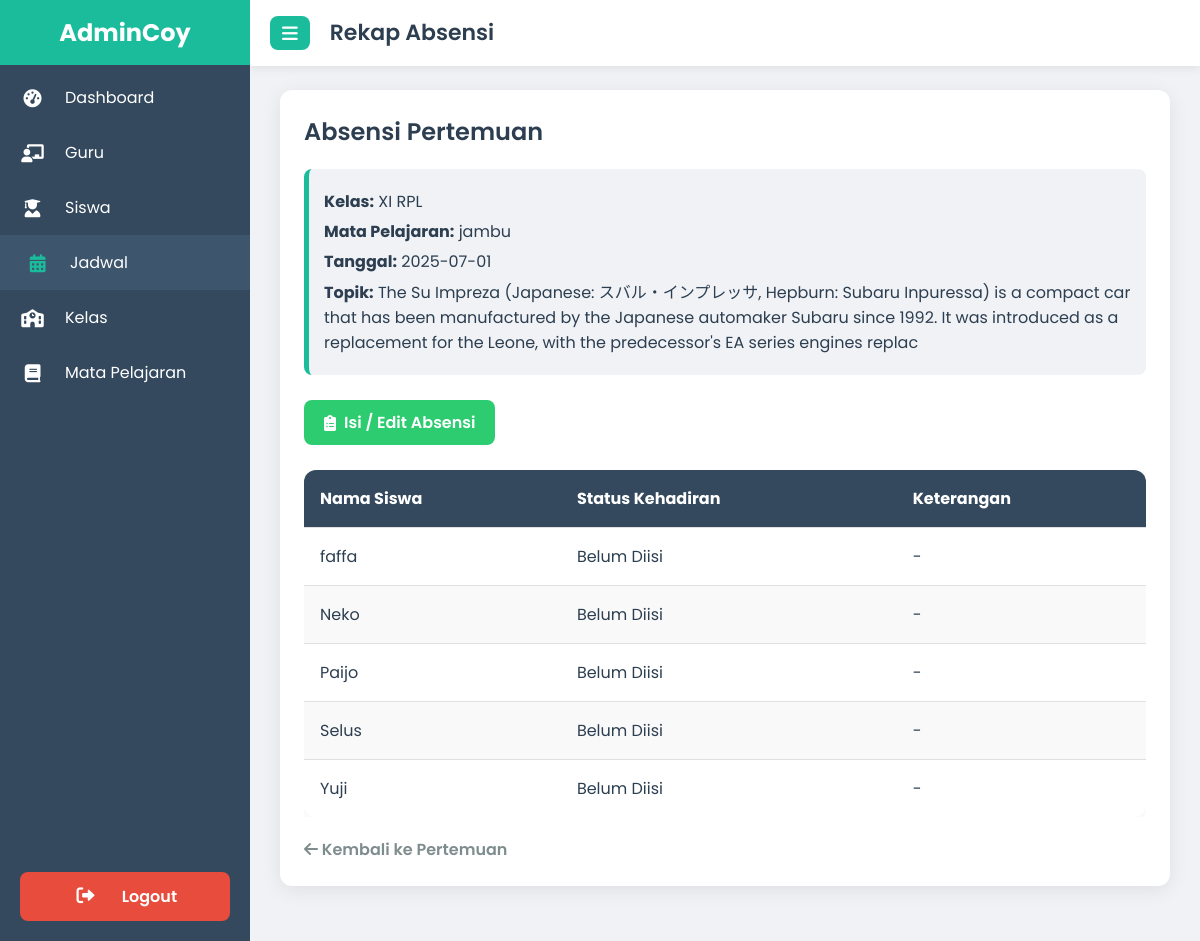
/admin/absensi/absensi.php?id_pertemuan=1 (signed in), run on the app's committed database.
### tables this page shows
CREATE TABLE `pertemuan` (
  `id` int(11) NOT NULL,
  `id_jadwal` int(11) DEFAULT NULL,
  `tanggal` date DEFAULT NULL,
  `topik` varchar(255) DEFAULT NULL
);

CREATE TABLE `class` (
  `id` int(11) NOT NULL,
  `nama_kelas` varchar(50) NOT NULL,
  `teacher_id` int(11) NOT NULL,
  `photo` varchar(255) NOT NULL,
  `tahun_ajaran` varchar(20) NOT NULL,
  `deskripsi` text NOT NULL,
  `id_tahun_akademik` int(11) DEFAULT NULL
);

CREATE TABLE `mapel` (
  `id` int(11) NOT NULL,
  `nama_mapel` varchar(100) NOT NULL,
  `photo` varchar(255) DEFAULT NULL,
  `kurikulum` varchar(50) NOT NULL
);

CREATE TABLE `siswa` (
  `id` int(11) NOT NULL,
  `NIS` int(11) NOT NULL,
  `name` varchar(50) NOT NULL,
  `gender` enum('laki-laki','perempuan') NOT NULL,
  `dob` date NOT NULL,
  `photo` varchar(40) DEFAULT NULL,
  `no_hp` int(10) UNSIGNED NOT NULL,
  `email` varchar(50) DEFAULT NULL,
  `pass` varchar(255) DEFAULT NULL,
  `alamat` varchar(50) DEFAULT NULL,
  `admission_date` datetime NOT NULL,
  `class_id` int(11) DEFAULT NULL
);

### admin/absensi/absensi.php (the view, shortened to what this page needs)
<?php
    require '../../koneksi.php';
    $id_pertemuan = $_GET['id_pertemuan'] ?? null;
    $stmt_pertemuan = $pdo->prepare("
        SELECT
            pertemuan.*,
            jadwal.class_id,
            jadwal.id_mapel,
            mapel.nama_mapel,
            class.nama_kelas
        FROM pertemuan
        JOIN jadwal ON pertemuan.id_jadwal = jadwal.id
        JOIN mapel ON jadwal.id_mapel = mapel.id
        JOIN class ON jadwal.class_id = class.id
        WHERE pertemuan.id = ?
    ");
    $stmt_pertemuan->execute([$id_pertemuan]);
    $pertemuan_info = $stmt_pertemuan->fetch(PDO::FETCH_ASSOC);
    $id_jadwal = $pertemuan_info['id_jadwal'];
    $class_id = $pertemuan_info['class_id'];
    $stmt_siswa = $pdo->prepare("SELECT id, name FROM siswa WHERE class_id = ? ORDER BY name ASC");
    $stmt_siswa->execute([$class_id]);
    $siswa_list = $stmt_siswa->fetchAll(PDO::FETCH_ASSOC);
    $stmt_absensi = $pdo->prepare("SELECT id_siswa, status, keterangan FROM absensi WHERE id_pertemuan = ?");
    $stmt_absensi->execute([$id_pertemuan]);
    $absensi_data = [];
    while ($row = $stmt_absensi->fetch(PDO::FETCH_ASSOC)) {
        $absensi_data[$row['id_siswa']] = ['status' => $row['status'], 'keterangan' => $row['keterangan']];
    }
?>
<!DOCTYPE html>
<html lang="id">
<head>
    <link href="https://cdnjs.cloudflare.com/ajax/libs/font-awesome/6.0.0-beta3/css/all.min.css" rel="stylesheet">
</head>
<body>
    <div class="sidebar" id="sidebar">
        <div class="logo"><span>AdminCoy</span></div>
        <nav>
            <a href="../dashboard_admin.php">
                <i class="fas fa-tachometer-alt"></i>
                <span>Dashboard</span>
            </a>
            <a href="../guru/index.php">
                <i class="fas fa-chalkboard-teacher"></i>
                <span>Guru</span>
            </a>
            <a href="../siswa/index.php">
                <i class="fas fa-user-graduate"></i>
                <span>Siswa</span>
            </a>
            <a href="../jadwal/index.php" class="active">
                <i class="fas fa-calendar-alt"></i>
                <span>Jadwal</span>
            </a>
            <a href="../kelas/index.php">
                <i class="fas fa-school"></i>
                <span>Kelas</span>
            </a>
            <a href="../mapel/index.php">
                <i class="fas fa-book"></i>
                <span>Mata Pelajaran</span>
            </a>
            <div class="logout-button-container">
                <a href="../logout.php">
                    <i class="fas fa-sign-out-alt"></i>
                    <span>Logout</span>
                </a>
            </div>
        </nav>
    </div>
    <div class="header" id="header">
        <button class="toggle-btn" onclick="toggleSidebar()">
            <i class="fas fa-bars"></i>
        </button>
        <h1>Rekap Absensi</h1>
    </div>
    <div class="content" id="mainContent">
        <div class="card">
            <h2>Absensi Pertemuan</h2>
            <?php if ($pertemuan_info): ?>
                <div class="info-header">
                    <p><strong>Kelas:</strong> <?= htmlspecialchars($pertemuan_info['nama_kelas']) ?></p>
                    <p><strong>Mata Pelajaran:</strong> <?= htmlspecialchars($pertemuan_info['nama_mapel']) ?></p>
                    <p><strong>Tanggal:</strong> <?= htmlspecialchars($pertemuan_info['tanggal']) ?></p>
                    <p><strong>Topik:</strong> <?= htmlspecialchars($pertemuan_info['topik']) ?></p>
                </div>
            <?php endif; ?>
            <a href="#" onclick="openModal()" class="add-link">
                <i class="fas fa-clipboard-list"></i> Isi / Edit Absensi
            </a>
            <div class="table-container">
                <table class="absensi-table">
                    <thead>
                        <tr>
                            <th>Nama Siswa</th>
                            <th>Status Kehadiran</th>
                            <th>Keterangan</th>
                        </tr>
                    </thead>
                    <tbody>
                        <?php if (empty($absensi_data)): ?>
                            <tr>
                                <td colspan="3" style="text-align: center;">Belum ada data absensi untuk pertemuan ini.</td>
                            </tr>
                        <?php else: ?>
                            <?php foreach ($siswa_list as $siswa): ?>
                                <tr>
                                    <td><?= htmlspecialchars($siswa['name']) ?></td>
                                    <td><?= htmlspecialchars($absensi_data[$siswa['id']]['status'] ?? 'Belum Diisi') ?></td>
                                    <td><?= htmlspecialchars($absensi_data[$siswa['id']]['keterangan'] ?? '-') ?></td>
                                </tr>
                            <?php endforeach; ?>
                        <?php endif; ?>
                    </tbody>
                </table>
            </div>
            <a href="../jadwal/pertemuan.php?id_jadwal=<?= htmlspecialchars($id_jadwal) ?>" class="back-link">
                <i class="fas fa-arrow-left"></i> Kembali ke Pertemuan
            </a>
        </div>
    </div>
</body>
</html>

### admin/absensi/absensi.php (style rules this page uses)
:root { --primary-color: #1abc9c; --secondary-color: #34495e; --background-color: #f0f2f5; --card-background: #ffffff; --text-color: #2c3e50; --light-text-color: #7f8c8d; --border-color: #e0e0e0; --shadow-color: rgba(0, 0, 0, 0.08); --sidebar-width: 250px; --sidebar-collapsed-width: 70px; }
* { box-sizing: border-box; margin: 0; padding: 0; }
body { font-family: 'Poppins', sans-serif; background-color: var(--background-color); display: flex; min-height: 100vh; color: var(--text-color); overflow-x: hidden; }
.sidebar { width: var(--sidebar-width); background-color: var(--secondary-color); position: fixed; top: 0; left: 0; height: 100%; transition: width 0.3s ease; z-index: 1000; padding-top: 70px; overflow: hidden; }
.sidebar .logo { color: #fff; font-size: 24px; font-weight: 700; text-align: center; padding: 15px 0; position: absolute; top: 0; left: 0; width: 100%; background: var(--primary-color); }
.logo span { transition: font-size 0.3s ease; }
.sidebar nav a { display: flex; align-items: center; padding: 15px 20px; color: #fff; text-decoration: none; transition: background-color 0.2s ease, padding-left 0.2s ease; }
.sidebar nav a i { width: 25px; text-align: center; margin-right: 20px; font-size: 18px; }
.sidebar nav a:hover, .sidebar nav a.active { background-color: #3e566d; padding-left: 25px; }
.sidebar nav a.active i { color: var(--primary-color); }
.header { height: 65.5px; background-color: var(--card-background); box-shadow: 0 2px 10px var(--shadow-color); display: flex; align-items: center; padding: 0 20px; position: fixed; top: 0; left: var(--sidebar-width); width: calc(100% - var(--sidebar-width)); z-index: 999; transition: left 0.3s ease, width 0.3s ease; }
.header h1 { font-size: 22px; font-weight: 600; margin: 0; }
.content { flex-grow: 1; padding: 90px 30px 30px 30px; margin-left: var(--sidebar-width); transition: margin-left 0.3s ease; max-width: 100%; }
.toggle-btn { background-color: var(--primary-color); color: white; border: none; padding: 8px 12px; border-radius: 8px; cursor: pointer; font-size: 18px; display: flex; align-items: center; margin-right: 20px; transition: background-color 0.3s; }
.card { background: var(--card-background); border-radius: 12px; padding: 24px; box-shadow: 0 4px 20px var(--shadow-color); margin-bottom: 25px; max-width: 1200px; margin-left: auto; margin-right: auto; }
.card h2 { margin-bottom: 20px; font-size: 24px; font-weight: 600; color: var(--text-color); }
.add-link { display: inline-flex; align-items: center; gap: 8px; margin-bottom: 25px; padding: 10px 20px; background-color: #2ecc71; color: white; text-decoration: none; border-radius: 8px; font-weight: 600; transition: background-color 0.3s, transform 0.2s; }
.table-container { overflow-x: auto; -webkit-overflow-scrolling: touch; }
.absensi-table { width: 100%; border-collapse: separate; border-spacing: 0; border-radius: 12px; overflow: hidden; box-shadow: 0 2px 10px rgba(0, 0, 0, 0.05); }
.absensi-table thead { background-color: var(--secondary-color); color: white; }
.absensi-table th, .absensi-table td { padding: 16px; text-align: left; border-bottom: 1px solid var(--border-color); }
.absensi-table tbody tr:last-child td { border-bottom: none; }
.absensi-table tbody tr:nth-child(even) { background-color: #f9f9f9; }
.back-link { display: inline-block; margin-top: 20px; text-decoration: none; color: var(--light-text-color); font-weight: 600; }
.info-header { background: #f0f2f5; padding: 15px; border-radius: 8px; margin-bottom: 25px; border-left: 5px solid var(--primary-color); }
.info-header p { margin: 5px 0; font-size: 16px; color: var(--text-color); }
.sidebar .logout-button-container { position: absolute; bottom: 20px; left: 0; width: 100%; padding: 0 20px; }
.sidebar .logout-button-container a { background-color: #e74c3c; color: white; font-weight: 600; text-align: center; border-radius: 8px; display: block; padding: 12px 20px; text-decoration: none; transition: background-color 0.3s; }

### data on the page
pertemuan: class.nama_kelas "XI RPL", mapel.nama_mapel "jambu", tanggal "2025-07-01", topik "The Su Impreza (Japanese: スバル・インプレッサ, Hepburn: Subaru Inpuressa) is a compact car that has been manufactured by the Japanese automaker Subaru since 1992. It was introduced as a replacement for the Leone, with the predecessor's EA series engines replac"
siswa: name "faffa", id "Belum Diisi", id "-"
siswa: name "Neko", id "Belum Diisi", id "-"
siswa: name "Paijo", id "Belum Diisi", id "-"
siswa: name "Selus", id "Belum Diisi", id "-"
siswa: name "Yuji", id "Belum Diisi", id "-"
